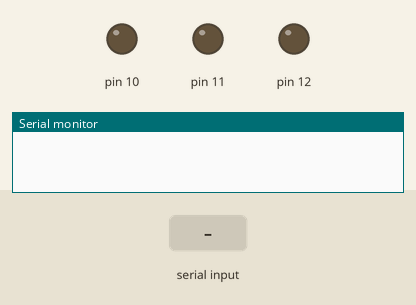
Simulated run of this sketch. Board: Arduino Uno, built with avr-gcc and run on an emulated ATmega328P. Parts: output pins drawn as LEDs (lit = HIGH), the last lines printed to the serial monitor. The inputs (shaded band) are chosen by the test bench.

Above: at 1.2 s.
1.3 s: "1" received over Serial
At 2.1 s:
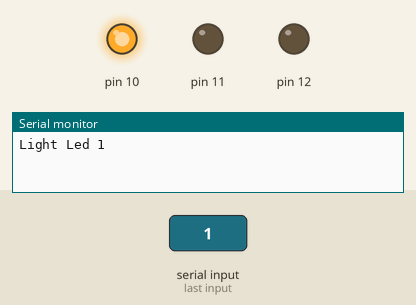
2.8 s: "A" received over Serial
At 3.2 s:
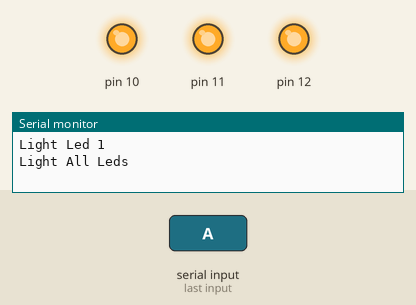
4.3 s: "2" received over Serial
At 5.5 s:
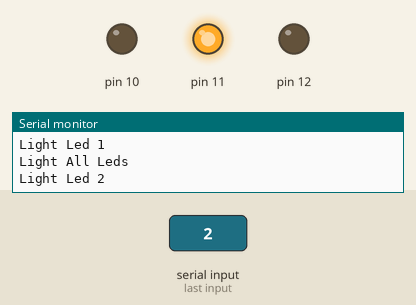
5.8 s: "3" received over Serial
At 6.7 s:
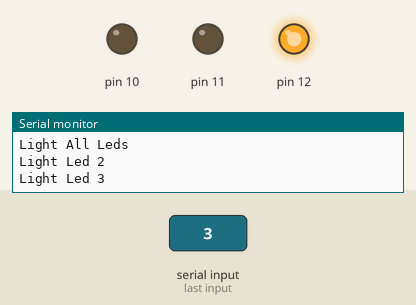
Timing chart, 0 to 8.3 s (numbered marks = the images above; inputs shaded):
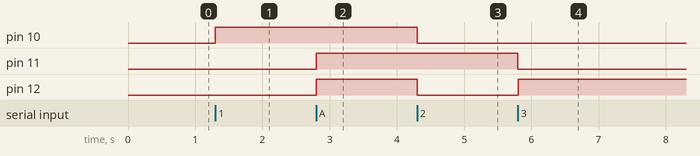

Measured:
- after the input at 1.3 s, pin 10: LOW → HIGH at once
- after the input at 2.8 s, pin 11, pin 12: LOW → HIGH at once
- after the input at 4.3 s, pin 10, pin 12: HIGH → LOW at once
- after the input at 5.8 s, pin 11: HIGH → LOW at once; pin 12: LOW → HIGH at once

The sketch:

ard_3led_serial.ino
```cpp
int inByte = 0;         // incoming serial byte

void setup() {
  Serial.begin(9600);
  while (!Serial) {
    ; // wait for serial port to connect. Needed for native USB port only
  }
  pinMode(10, OUTPUT);
  pinMode(11, OUTPUT);
  pinMode(12, OUTPUT);
}

void loop() {
  if(Serial.available()>0) {
    inByte = Serial.read();

    if(inByte == '1') {
      digitalWrite(10, HIGH);
      digitalWrite(11, LOW);
      digitalWrite(12, LOW);
      Serial.println("Light Led 1");
    }
    if(inByte == '2') {
      digitalWrite(10, LOW);
      digitalWrite(11, HIGH);
      digitalWrite(12, LOW);
      Serial.println("Light Led 2");
    }
    if(inByte == '3') {
      digitalWrite(10, LOW);
      digitalWrite(11, LOW);
      digitalWrite(12, HIGH);
      Serial.println("Light Led 3");
    }
    if(inByte == 'A') {
      digitalWrite(10, HIGH);
      digitalWrite(11, HIGH);
      digitalWrite(12, HIGH);
      Serial.println("Light All Leds");
    }
    if(inByte == 'X') {
      digitalWrite(10, LOW);
      digitalWrite(11, LOW);
      digitalWrite(12, LOW);
      Serial.println("Off All Leds");
    }
  }
}
```
